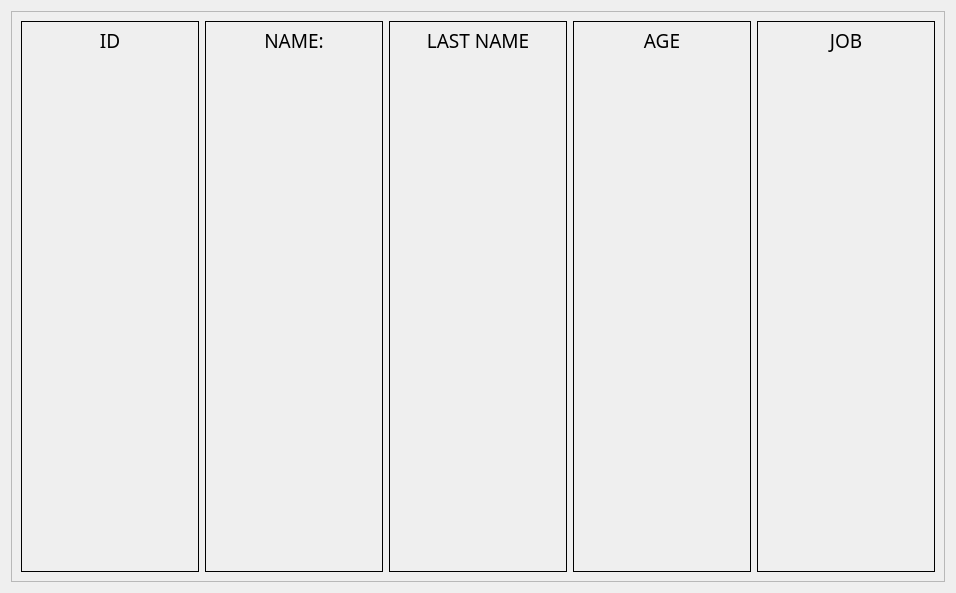
<?xml version="1.0" encoding="UTF-8"?>
<ui version="4.0">
 <class>showing_employee</class>
 <widget class="QDialog" name="showing_employee">
  <property name="geometry">
   <rect>
    <x>0</x>
    <y>0</y>
    <width>956</width>
    <height>593</height>
   </rect>
  </property>
  <property name="windowTitle">
   <string>Showing employee</string>
  </property>
  <property name="windowIcon">
   <iconset>
    <normaloff>icon.gif</normaloff>icon.gif</iconset>
  </property>
  <property name="sizeGripEnabled">
   <bool>false</bool>
  </property>
  <layout class="QHBoxLayout" name="horizontalLayout">
   <property name="sizeConstraint">
    <enum>QLayout::SetDefaultConstraint</enum>
   </property>
   <item>
    <widget class="QScrollArea" name="scrollArea">
     <property name="focusPolicy">
      <enum>Qt::StrongFocus</enum>
     </property>
     <property name="verticalScrollBarPolicy">
      <enum>Qt::ScrollBarAsNeeded</enum>
     </property>
     <property name="sizeAdjustPolicy">
      <enum>QAbstractScrollArea::AdjustToContents</enum>
     </property>
     <property name="widgetResizable">
      <bool>true</bool>
     </property>
     <widget class="QWidget" name="scrollAreaWidgetContents">
      <property name="geometry">
       <rect>
        <x>0</x>
        <y>0</y>
        <width>936</width>
        <height>573</height>
       </rect>
      </property>
      <layout class="QGridLayout" name="gridLayout">
       <item row="0" column="1">
        <widget class="QLabel" name="id">
         <property name="font">
          <font>
           <family>Papyrus</family>
           <pointsize>14</pointsize>
          </font>
         </property>
         <property name="focusPolicy">
          <enum>Qt::NoFocus</enum>
         </property>
         <property name="layoutDirection">
          <enum>Qt::LeftToRight</enum>
         </property>
         <property name="frameShape">
          <enum>QFrame::Box</enum>
         </property>
         <property name="midLineWidth">
          <number>1</number>
         </property>
         <property name="text">
          <string>ID</string>
         </property>
         <property name="scaledContents">
          <bool>true</bool>
         </property>
         <property name="alignment">
          <set>Qt::AlignHCenter|Qt::AlignTop</set>
         </property>
         <property name="wordWrap">
          <bool>true</bool>
         </property>
        </widget>
       </item>
       <item row="0" column="3">
        <widget class="QLabel" name="last_name">
         <property name="font">
          <font>
           <family>Papyrus</family>
           <pointsize>14</pointsize>
          </font>
         </property>
         <property name="focusPolicy">
          <enum>Qt::NoFocus</enum>
         </property>
         <property name="layoutDirection">
          <enum>Qt::LeftToRight</enum>
         </property>
         <property name="frameShape">
          <enum>QFrame::Box</enum>
         </property>
         <property name="text">
          <string>LAST NAME</string>
         </property>
         <property name="scaledContents">
          <bool>true</bool>
         </property>
         <property name="alignment">
          <set>Qt::AlignHCenter|Qt::AlignTop</set>
         </property>
         <property name="wordWrap">
          <bool>true</bool>
         </property>
        </widget>
       </item>
       <item row="0" column="4">
        <widget class="QLabel" name="age">
         <property name="font">
          <font>
           <family>Papyrus</family>
           <pointsize>14</pointsize>
          </font>
         </property>
         <property name="focusPolicy">
          <enum>Qt::NoFocus</enum>
         </property>
         <property name="layoutDirection">
          <enum>Qt::LeftToRight</enum>
         </property>
         <property name="frameShape">
          <enum>QFrame::Box</enum>
         </property>
         <property name="text">
          <string>AGE</string>
         </property>
         <property name="scaledContents">
          <bool>true</bool>
         </property>
         <property name="alignment">
          <set>Qt::AlignHCenter|Qt::AlignTop</set>
         </property>
         <property name="wordWrap">
          <bool>true</bool>
         </property>
        </widget>
       </item>
       <item row="0" column="5">
        <widget class="QLabel" name="job">
         <property name="font">
          <font>
           <family>Papyrus</family>
           <pointsize>14</pointsize>
          </font>
         </property>
         <property name="focusPolicy">
          <enum>Qt::NoFocus</enum>
         </property>
         <property name="layoutDirection">
          <enum>Qt::LeftToRight</enum>
         </property>
         <property name="frameShape">
          <enum>QFrame::Box</enum>
         </property>
         <property name="text">
          <string>JOB</string>
         </property>
         <property name="scaledContents">
          <bool>true</bool>
         </property>
         <property name="alignment">
          <set>Qt::AlignHCenter|Qt::AlignTop</set>
         </property>
         <property name="wordWrap">
          <bool>true</bool>
         </property>
        </widget>
       </item>
       <item row="0" column="2">
        <widget class="QLabel" name="name">
         <property name="font">
          <font>
           <family>Papyrus</family>
           <pointsize>14</pointsize>
          </font>
         </property>
         <property name="focusPolicy">
          <enum>Qt::NoFocus</enum>
         </property>
         <property name="layoutDirection">
          <enum>Qt::LeftToRight</enum>
         </property>
         <property name="frameShape">
          <enum>QFrame::Box</enum>
         </property>
         <property name="midLineWidth">
          <number>1</number>
         </property>
         <property name="text">
          <string>NAME:</string>
         </property>
         <property name="scaledContents">
          <bool>true</bool>
         </property>
         <property name="alignment">
          <set>Qt::AlignHCenter|Qt::AlignTop</set>
         </property>
         <property name="wordWrap">
          <bool>true</bool>
         </property>
        </widget>
       </item>
      </layout>
     </widget>
    </widget>
   </item>
  </layout>
 </widget>
 <resources/>
 <connections/>
</ui>
